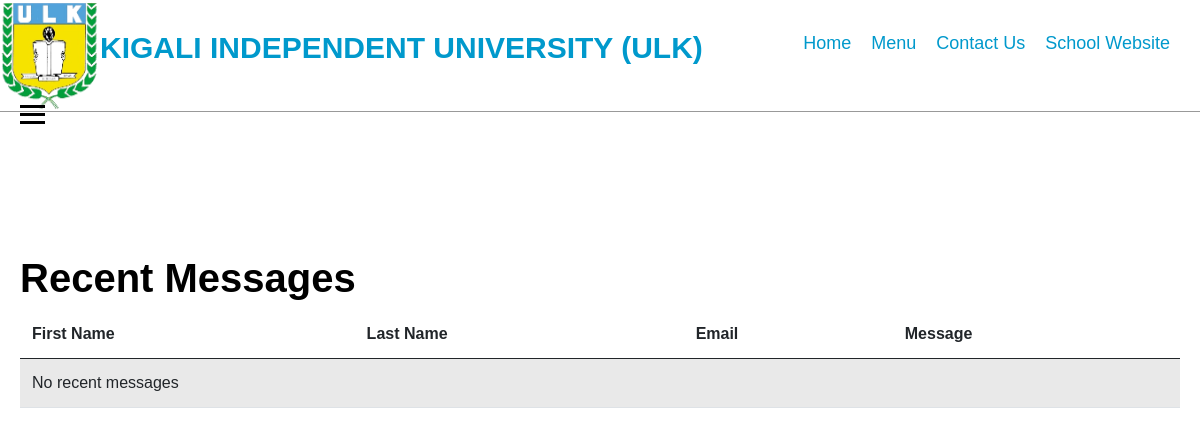
/Admin/messages.php, run on an earlier commit of the app's database.
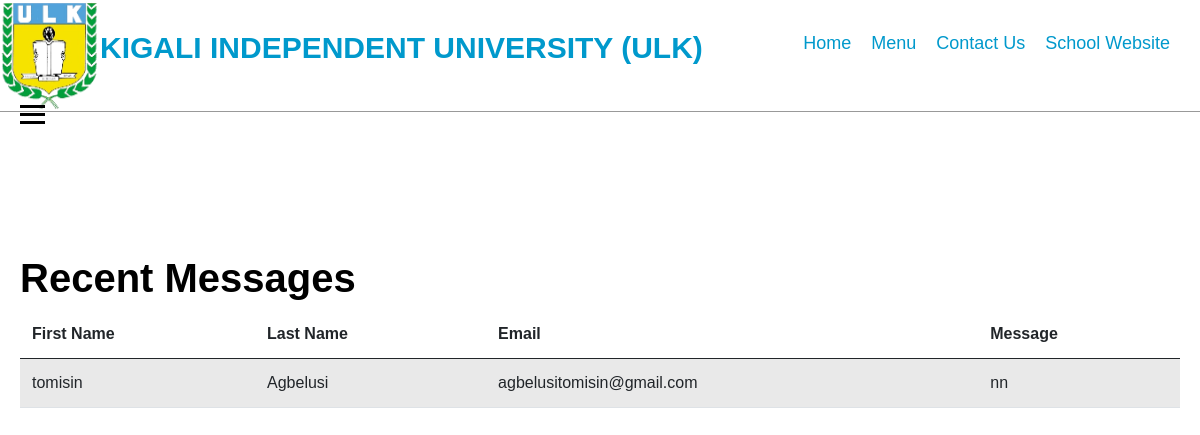
And on a later commit of the database.
### Admin/messages.php (the view, shortened to what this page needs)
<!DOCTYPE html>
<html lang="en">
<head>
    <link rel="stylesheet" href="https://cdn.jsdelivr.net/npm/bootstrap@5.0.2/dist/css/bootstrap.min.css">
    <link rel="stylesheet" href="https://cdnjs.cloudflare.com/ajax/libs/font-awesome/6.0.0-beta3/css/all.min.css">
    <link rel="stylesheet" href="style.css">
</head>
<body>
    <div class="menu">
        <div class="logo">
            <img src="images/ulk logo 2.png" alt="">
            <h2>KIGALI INDEPENDENT UNIVERSITY (ULK)</h2>
        </div>
        <ul>
            <li><a href="index.html">Home</a></li>
            <li><a href="menu.html">Menu</a></li>
            <li><a href="contact.php">Contact Us</a></li>
            <li><a href="https://ulk.ac.rw/" target="_blank">School Website</a></li>
        </ul>
    </div>
    <label for="menu-toggle" id="menu-icon" class="hamburger-icon">
        <span></span>
        <span></span>
        <span></span>
    </label>
    <div class="dashboard-content">
    <h2>Recent Messages</h2>
    <table class="table table-striped">
        <thead>
            <tr>
                <th>First Name</th>
                <th>Last Name</th>
                <th>Email</th>
                <th>Message</th>
            </tr>
        </thead>
        <tbody>
            <?php
            include 'connection.php';
            $sql = "SELECT `First Name`, `Last Name`, `Email`, `Message` FROM `contact us`";
            $result = $conn->query($sql);
            if ($result->num_rows > 0) {
                while ($row = $result->fetch_assoc()) {
                    echo "<tr>
                            <td>{$row['First Name']}</td>
                            <td>{$row['Last Name']}</td>
                            <td>{$row['Email']}</td>
                            <td>{$row['Message']}</td>
                        </tr>";
                }
            } else {
                echo "<tr><td colspan='4'>No recent messages</td></tr>";
            }
            ?>
        </tbody>
    </table>
</div>
</body>
</html>

What changed in the data, as far as the page shows it:
added contact us: First Name "tomisin", Last Name "Agbelusi", Email "agbelusitomisin@gmail.com", Message "nn"
Also different on the page:
text no longer shown: "No recent messages"
